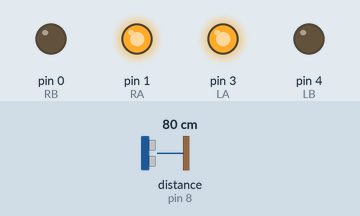
The sketch below on a simulated Arduino Uno, built with avr-gcc and run on an emulated ATmega328P. On the bench: output pins drawn as LEDs (lit = HIGH). Wiring (inferred from the names in the program): ultrasonic range finder: trigger pin 6; echo pin 8. Dashed ring = blinking. Inputs (shaded band) come from the test bench; at power-on: distance to the obstacle (sensor on pin 8) 80 cm. The echo pulse lasts 58.3 µs per cm; pins used as bus, display or sensor lines are not drawn.

Above: at 4.2 s.
4.3 s: distance to the obstacle (sensor on pin 8) set to 18 cm
5.8 s: distance to the obstacle (sensor on pin 8) set to 15 cm
At 6.09 s:
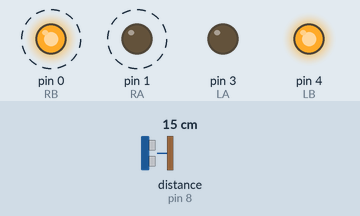
8.8 s: distance to the obstacle (sensor on pin 8) set to 35 cm
At 9.09 s:
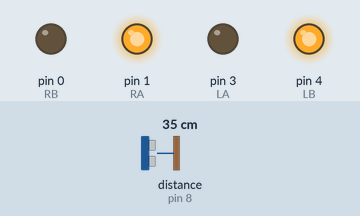
10.7 s: distance to the obstacle (sensor on pin 8) set to 2 cm
At 11.24 s:
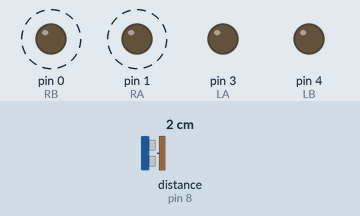
Timing chart, 0 to 14.7 s (numbered marks = the images above; inputs shaded):
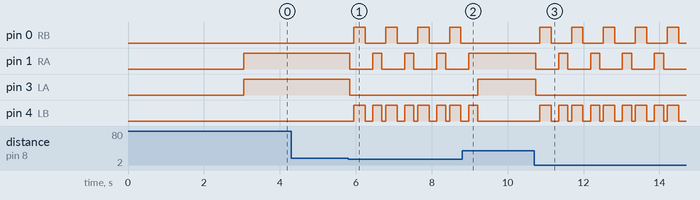

The sketch:

ObstacleAvoidance.ino
```cpp
#define LA 3
#define LB 4
#define RA 1
#define RB 0

#define trigpin 6
#define echo 8

void setup() {
  // put your setup code here, to run once:
  pinMode(LA, OUTPUT);
  pinMode(LB, OUTPUT);
  pinMode(RA, OUTPUT);
  pinMode(RB, OUTPUT);

  pinMode(trigpin, OUTPUT);
  pinMode(echo, INPUT);
  delay(3000);


}
int distance;
void loop() {
  int duration;
  digitalWrite(trigpin, HIGH);
  delayMicroseconds(10);
  digitalWrite(trigpin, LOW);
  duration = pulseIn(echo, HIGH);
  distance = (1 / 29.1) * (duration / 2);
  delay(40);
  if(distance>15){
    moveForward();
  }
  if(distance<=15)
 {
  moveStop();
  delay(100);
  moveBackward();
  delay(300);
  moveStop();
  delay(200);
  turnRight();
  delay(200);
 }
}

void moveForward() {
  digitalWrite(LA, HIGH);
  digitalWrite(LB, LOW);
  digitalWrite(RA, HIGH);
  digitalWrite(RB, LOW);
}
void moveBackward() {
  digitalWrite(LA, LOW);
  digitalWrite(LB, HIGH);
  digitalWrite(RA, LOW);
  digitalWrite(RB, HIGH);
}
void turnRight() {
  digitalWrite(LA, LOW);
  digitalWrite(LB, HIGH);
  digitalWrite(RA, HIGH);
  digitalWrite(RB, LOW);
}
void moveStop() {
  digitalWrite(LA, LOW);
  digitalWrite(LB, LOW);
  digitalWrite(RA, LOW);
  digitalWrite(RB, LOW);
}
```

Measured:
- the behaviour switches between 17 and 16 cm on distance to the obstacle (sensor on pin 8) (found by bisection; images 0 and 1)
- after the input at 4.3 s, every drawn part: stays the same
- after the input at 5.8 s, pin 0 (RB): alternates HIGH for 0.30 s and LOW for 0.54 s, starting after 0.15 s; pin 1 (RA): alternates HIGH for 0.24 s and LOW for 0.60 s, starting after 0.05 s; pin 3 (LA): HIGH → LOW after 0.05 s; pin 4 (LB): LOW → HIGH after 0.15 s, then repeats every 0.84 s: LOW 0.20 s, HIGH 0.24 s, LOW 0.10 s, HIGH 0.30 s
- after the input at 8.8 s, pin 0 (RB): stops changing and stays LOW; pin 1 (RA): goes on until 9.0 s, then stays HIGH; pin 3 (LA): LOW → HIGH after 0.41 s; pin 4 (LB): goes on until 9.2 s, then stays LOW
- after the input at 10.7 s, pin 0 (RB): alternates HIGH for 0.30 s and LOW for 0.54 s, starting after 0.15 s; pin 1 (RA): alternates HIGH for 0.24 s and LOW for 0.60 s, starting after 0.05 s; pin 3 (LA): HIGH → LOW after 0.05 s; pin 4 (LB): LOW → HIGH after 0.15 s, then repeats every 0.84 s: LOW 0.20 s, HIGH 0.24 s, LOW 0.10 s, HIGH 0.30 s
